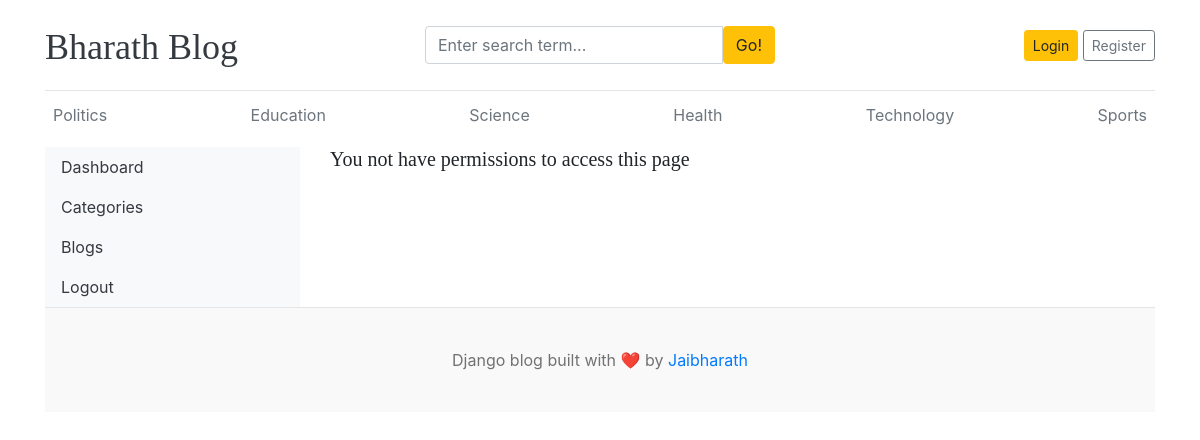
The page /dashboard/users/ on the database its author committed.
### blogs/models.py (models this page shows, shortened)
class Category(models.Model):
    category_name = models.CharField(max_length=50, unique=True)
    created_at = models.DateTimeField(auto_now_add=True)
    updated_at = models.DateTimeField(auto_now=True)
    class Meta:
        verbose_name_plural = 'categories'

### dashboards/views.py (the view)
# urls.py: path('users/',views.users,name='users'),
def users(request):
    users = User.objects.all()
    context = {
        'users':users
    }
    return render(request,'dashboard/users.html',context)

### blogs/context_processors.py (called while the page is built)
def get_categories(request):
    categories = Category.objects.all()
    return dict(categories=categories)

def get_socila_links(request):
    social_links = SocialLink.objects.all()
    return dict(social_links=social_links)

### templates/dashboard/users.html
{% extends 'base.html' %}
{% block content %}
<div class="row">
        {% include 'dashboard/sidebar.html' %}
        <div class="col-md-9">
            {% if perms.auth.view_user %}
            <h2>All Users</h2>
            <a href="{% url 'add_users' %}" class="btn btn-dark text-light float-right mb-2">Add New</a>
            <table class="table table-hover">
  <thead>
    <tr>
      <th>#</th>
      <th>Full Name</th>
      <th>Username At</th>
      <th>Email</th>
      <th>Active</th>
      <th>Staff</th>
      <th>Superuser</th>
      <th>Action</th>
    </tr>
  </thead>
  <tbody>
    {% for user in users %}
    <tr>
      <td>{{forloop.counter }}</td>
      <td>{{user.first_name}} {{user.last_name}}</td>
      <td>{{user.username}}</td>
      <td>{{user.email}}</td>
      <td>{% if user.is_active %}<i class='fa fa-check text-success'></i>{% else %}<i class='fa fa-times text-danger'></i>{% endif %}</td>
      <td>{% if user.is_staff %}<i class='fa fa-check text-success'></i>{% else %}<i class='fa fa-times text-danger'></i>{% endif %}</td>
      <td>{% if user.is_superuser %}<i class='fa fa-check text-success'></i>{% else %}<i class='fa fa-times text-danger'></i>{% endif %}</td>
      <td>
        <a href="{% url 'edit_users' user.id %}"><i class='fa fa-edit text-success'></i></a> &nbsp;
        <a href="{% url 'delete_users' user.id %}"><i class='fa fa-trash text-danger'></i></a>
    </td>
    </tr>
    {% endfor %}
  </tbody>
</table>
{% else %}
        <h5>You not have permissions to access this page</h5>
{% endif %}
        </div>
</div>
{% endblock %}

### templates/base.html (shortened to what this page needs)
{% load static %}
<!DOCTYPE html>
<html lang="en">
<head>
    <link href="https://getbootstrap.com/docs/4.0/dist/css/bootstrap.min.css" rel="stylesheet">
    <link href="{% static 'css/blog.css' %}" rel="stylesheet">
    <link rel="stylesheet" href="https://cdnjs.cloudflare.com/ajax/libs/font-awesome/4.7.0/css/font-awesome.min.css">
  </head>
<body>
    <div class="container">
      <header class="blog-header py-3">
        <div class="row flex-nowrap justify-content-between align-items-center">
          <div class="col-4 pt-1">
            <a class="blog-header-logo text-dark" href="/">Bharath Blog</a>
          </div>
          <div class="col-4">
            <form method="GET" action="{% url 'search' %}">
              <div class="input-group">
                        <input class="form-control" type="text" name="keyword" value="{{keyword}}" placeholder="Enter search term..." aria-label="Enter search term..." aria-describedby="button-search" />
                        <button type="submit" class="btn btn-warning"  id="button-search" type="button">Go!</button>
                    </div>
            </form>
          </div>
          <div class="col-4 d-flex justify-content-end align-items-center">
            {% if not user.is_authenticated %}
            <a class="btn btn-sm btn-warning" href="{% url 'login' %}">Login</a> &nbsp;
            <a class="btn btn-sm btn-outline-secondary" href="{% url 'register' %}">Register</a>
            {%else %}
            <span><a class="btn btn-sm btn-warning" href="{% url 'dashboard' %}">Dashboard</a></span>
            &emsp;
            <span><a class="btn btn-sm btn-danger" href="{% url 'logout' %}">Logout</a></span>
            {% endif %}
          </div>
        </div>
      </header>
      <div class="nav-scroller py-1 mb-2">
        <nav class="nav d-flex justify-content-between">
          {% for category in categories %}
          <a class="p-2 text-muted" href="{% url 'posts_by_category' category.id %}">{{category.category_name}}</a>
          {% endfor %}
        </nav>
      </div>
      {% block content %}
      {% endblock %}
<footer class="blog-footer ">
  <p>Django blog built with ❤️ by <a href="">Jaibharath</a></p>
</footer>
</body>
</html>

### blog_main/static/css/blog.css (style rules this page uses)
.blog-header { border-bottom: 1px solid #e5e5e5; }
.blog-header-logo { font-family: "Playfair Display", Georgia, "Times New Roman", serif; font-size: 2.25rem; }
h1, h2, h3, h4, h5, h6 { font-family: "Playfair Display", Georgia, "Times New Roman", serif; }
.blog-footer { padding: 2.5rem 0; color: #727272; text-align: center; background-color: #f9f9f9; border-top: .05rem solid #e5e5e5; }
.blog-footer p:last-child { margin-bottom: 0; }

### rows shown on the page
Category: category_name "Politics"
Category: category_name "Education"
Category: category_name "Science"
Category: category_name "Health"
Category: category_name "Technology"
Category: category_name "Sports"
